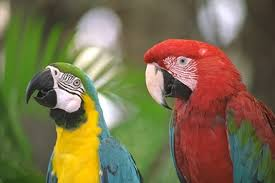
#> input picture SSS_IPPR/SSS_IPPR/10.jpg, 275 x 183 px
$ python 10.py
#> lines starting #> are read from the running program, lines starting #| are printed output that depends on the picture
import cv2
import numpy as np
import matplotlib.pyplot as plt

# Load the image
image = cv2.imread('10.jpg')
#> image is the input picture: shape (183, 275, 3); mean B, G, R 76.3, 109.9, 121.9

# Define translation matrices for rightward shift (20 units) and downward shift (10 units)
tx_right = 20
ty_down = 10

# Construct the translation matrices
M_right = np.float32([[1, 0, tx_right], [0, 1, 0]])
M_down = np.float32([[1, 0, 0], [0, 1, ty_down]])

# Apply the translation to the image
translated_image_right = cv2.warpAffine(image, M_right, (image.shape[1], image.shape[0]))
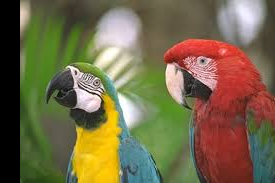
#> translated_image_right: shape (183, 275, 3); mean B, G, R 72.9, 105.5, 116.6
translated_image_down = cv2.warpAffine(image, M_down, (image.shape[1], image.shape[0]))
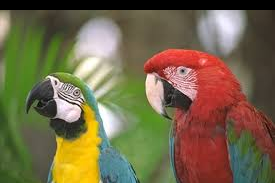
#> translated_image_down: shape (183, 275, 3); mean B, G, R 73.1, 104.3, 116.4

# Convert the translated images to RGB for visualization
translated_image_right_rgb = cv2.cvtColor(translated_image_right, cv2.COLOR_BGR2RGB)
translated_image_down_rgb = cv2.cvtColor(translated_image_down, cv2.COLOR_BGR2RGB)

# Plot the images
plt.figure(figsize=(10, 6))

plt.subplot(1, 3, 1)
plt.imshow(cv2.cvtColor(image, cv2.COLOR_BGR2RGB))
plt.title('Original Image')
plt.axis('off')

plt.subplot(1, 3, 2)
plt.imshow(translated_image_right_rgb)
plt.title('Translated Right (20 units)')
plt.axis('off')

plt.subplot(1, 3, 3)
plt.imshow(translated_image_down_rgb)
plt.title('Translated Down (10 units)')
plt.axis('off')

plt.tight_layout()
plt.show()
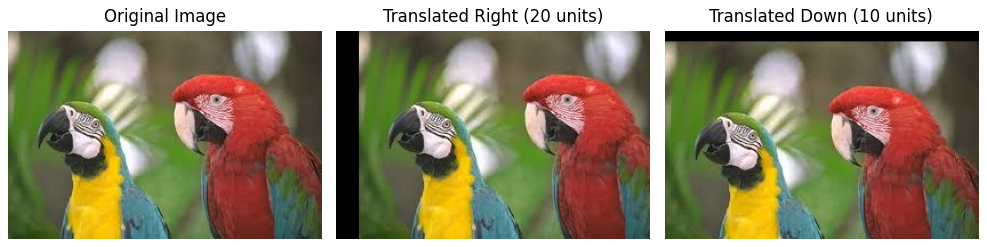
#> figure drawn by matplotlib, 3 panels
